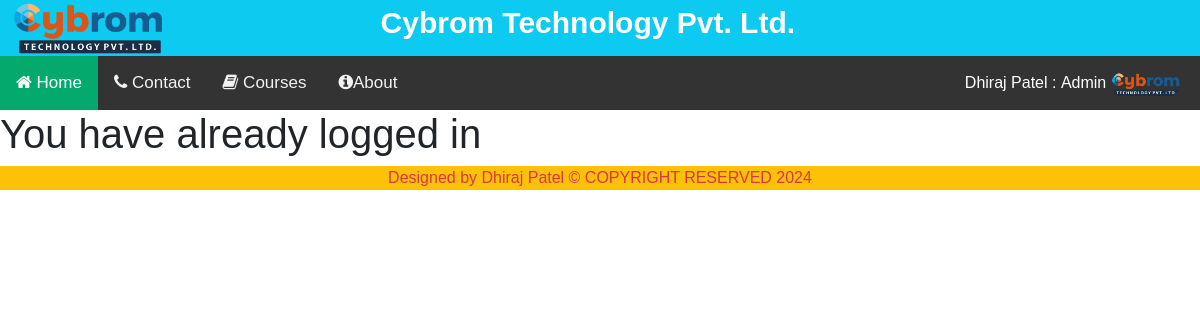
The page /forgotpass (signed in) on the database its author committed.
### core/models.py (models this page shows, shortened)
class User(AbstractUser):
    username = models.CharField(max_length=50)
    email = models.EmailField(unique=True)
    image=models.ImageField(upload_to=filepathadmin,null=True,blank=True,default='static/images/cybromlogo.webp')
    role=models.CharField(max_length=15,null=True,blank=True)
    mobileno=models.CharField(max_length=15,null=True,blank=True)
    gender=models.CharField(max_length=15,null=True,blank=True)
    rollno=models.CharField(max_length=20,null=False,blank=True,unique=True)
    objects = CustomUserManager()
    USERNAME_FIELD = "email"
    REQUIRED_FIELDS = ["username"]

### core/views.py (the view)
# urls.py: path('forgotpass', forgotpassword.as_view(), name='forgotpass'),
class forgotpassword(View):
    def get(self,request):
        return render(request,'commons/forgotpass.html')

### django_user/templates/commons/forgotpass.html (shortened to what this page needs)
{% extends 'base.html' %}
{% load static %}
{% block content %}
{% if request.user.is_authenticated %}
<h1> You have already logged in</h1>
{% endif %}
{% endblock content %}

### django_user/templates/base.html (shortened to what this page needs)
{% block default %}
{% load static %}
<!DOCTYPE html>
<html>
<head>
  <link rel="stylesheet" type="text/css" href="{% static 'myowncss.css' %}">
    <link href="https://cdn.jsdelivr.net/npm/bootstrap@5.2.2/dist/css/bootstrap.min.css" rel="stylesheet">
<link rel="stylesheet" href="https://cdnjs.cloudflare.com/ajax/libs/font-awesome/4.7.0/css/font-awesome.min.css">
<link rel="stylesheet" href="https://cdnjs.cloudflare.com/ajax/libs/font-awesome/4.7.0/css/font-awesome.min.css">
<link rel="stylesheet" href="https://cdnjs.cloudflare.com/ajax/libs/font-awesome/4.7.0/css/font-awesome.min.css">
<link rel="stylesheet" href="https://cdnjs.cloudflare.com/ajax/libs/font-awesome/4.7.0/css/font-awesome.min.css">
<link rel="stylesheet" href="https://cdnjs.cloudflare.com/ajax/libs/font-awesome/4.7.0/css/font-awesome.min.css">
</head>
  <body background="{% static 'images/bgs.jpg' %}" style="background-repeat:no-repeat;background-size:cover;">
  <div id="page-container">
   <div id="content-wrap">
  <div class="container-fluid m-0 p-0" class="target">
     <div class="container-fluid bg-info">
     <img src="{% static 'images/cybromlogo.webp' %}" height="55px">
     <span style="color: white; font-size: 30px; font-weight: bolder; text-align: center; padding-left:18%;">Cybrom Technology Pvt. Ltd.</span>
   </div>
{% endblock %}
<div class="topnav" id="myTopnav">
  <a href="/" class="active"><i class="fa fa-home faicon" aria-hidden="true"></i> Home</a>
  <a href="{% url 'contact' %}"><i class="fa fa-phone faicon" aria-hidden="true"></i> Contact</a>
  <a href="{% url 'course' %}"><i class="fa fa-book" aria-hidden="true"></i> Courses</a>
  <a href="{% url 'about' %}"><i class="fa fa-info-circle faicon" aria-hidden="true"></i>About</a>
  <a style="color: red; margin-left: 20px;"> {{msg}}</a>
  {% if request.user.is_authenticated %}
     <span style="float: right; color:red; padding-top: 15px;  padding-right: 20px;" type="button"data-bs-toggle="dropdown" aria-expanded="false" > <img src="{{user.image.url}}" style="border-radius:20px;" height="25px"> </span>
     <span style="float: right; color: white; padding-top: 15px;"> {{user.role}}&#160 </span>
    <span style="float: right; color: white; padding-top: 15px;"> {{user.first_name}} {{user.last_name}} :&#160</span>
       {% else %}
    <span style="float: right;"> <a href="{% url 'login' %}">Login</a></span>
    <span style="float: right;"> <a href="{% url 'signup' %}">Signup</a></span>
  </a>
    {% endif %}
</div>
{% block content %} {% endblock content %}
{% block footer %}
<div class=" footer container-fluid bg-warning text-center text-danger">  Designed by Dhiraj Patel &#169 COPYRIGHT RESERVED 2024 </div>
 </body>
 </html>
{% endblock %}

### django_user/templates/base.html (style rules this page uses)
body { margin: 0; font-family: Arial, Helvetica, sans-serif; }
.topnav { overflow: hidden; background-color: #333; }
.topnav a { float: left; display: block; color: #f2f2f2; text-align: center; padding: 14px 16px; text-decoration: none; font-size: 17px; }
.topnav a.active { background-color: #04AA6D; color: white; }

### rows shown on the page
User: image (picture), role "Admin", first_name "Dhiraj", last_name "Patel"
